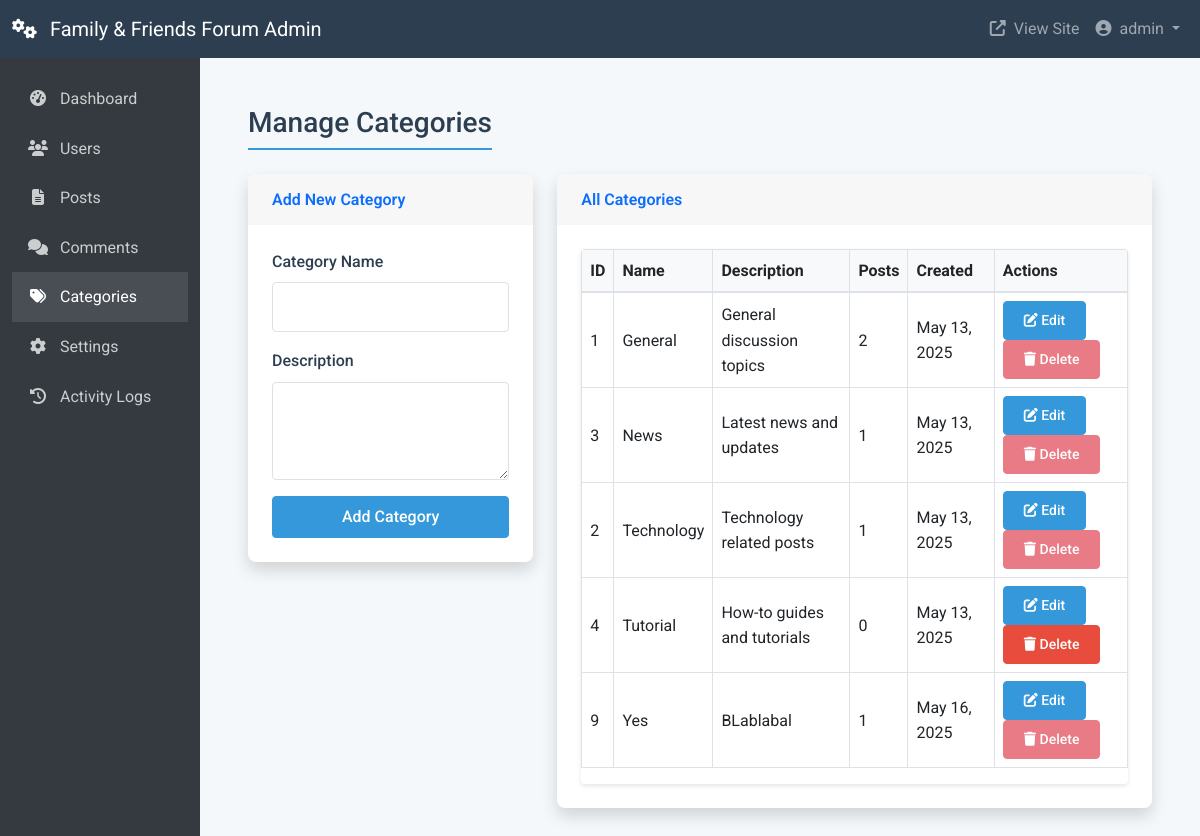
Screenshot of /admin/categories.php (signed in) with the database file from the repository.
### tables this page shows
CREATE TABLE `categories` (
  `id` int NOT NULL,
  `name` varchar(50) NOT NULL,
  `description` text,
  `created_at` timestamp NULL DEFAULT CURRENT_TIMESTAMP
);

### admin/controllers/categories_controller.php (called while the page is built, shortened)
<?php
class CategoriesController {
    private $pdo;
    public function __construct($pdo) {
        $this->pdo = $pdo;
    }
    public function getAllCategories() {
        $stmt = $this->pdo->prepare(
            "SELECT c.*, COUNT(p.id) as post_count
             FROM categories c
             LEFT JOIN posts p ON c.id = p.category_id
             GROUP BY c.id
             ORDER BY c.name ASC"
        );
        $stmt->execute();
        return $stmt->fetchAll(PDO::FETCH_ASSOC);
    }
}

### admin/categories.php (the view, shortened to what this page needs)
<?php
require_once '../includes/db.php';
require_once 'controllers/categories_controller.php';
$pdo = new PDO(
    "mysql:host=" . DB_HOST . ";dbname=" . DB_NAME,
    DB_USER,
    DB_PASS,
    array(PDO::ATTR_ERRMODE => PDO::ERRMODE_EXCEPTION)
);
$categoriesController = new CategoriesController($pdo);
$edit_category = null;
$categories = $categoriesController->getAllCategories();
include 'header.php';
?>
<div class="container-fluid py-4">
    <div class="d-flex justify-content-between align-items-center mb-4">
        <h1 class="h3 mb-0 text-gray-800">Manage Categories</h1>
    </div>
    <div class="row">
        <div class="col-md-4">
            <div class="card shadow mb-4">
                <div class="card-header py-3">
                    <h6 class="m-0 font-weight-bold text-primary">
                        <?php echo $edit_category ? 'Edit Category' : 'Add New Category'; ?>
                    </h6>
                </div>
                <div class="card-body">
                    <form action="" method="post">
                        <div class="mb-3">
                            <label for="name" class="form-label">Category Name</label>
                            <input type="text" class="form-control" id="name" name="name" value="<?php echo isset($name) ? htmlspecialchars($name) : ''; ?>" required>
                        </div>
                        <div class="mb-3">
                            <label for="description" class="form-label">Description</label>
                            <textarea class="form-control" id="description" name="description" rows="3"><?php echo isset($description) ? htmlspecialchars($description) : ''; ?></textarea>
                        </div>
                        <div class="d-grid">
                            <button type="submit" class="btn btn-primary">
                                <?php echo $edit_category ? 'Update Category' : 'Add Category'; ?>
                            </button>
                        </div>
                    </form>
                </div>
            </div>
        </div>
        <div class="col-md-8">
            <div class="card shadow mb-4">
                <div class="card-header py-3">
                    <h6 class="m-0 font-weight-bold text-primary">All Categories</h6>
                </div>
                <div class="card-body">
                    <?php if (empty($categories)): ?>
                        <p class="text-center">No categories found.</p>
                    <?php else: ?>
                        <div class="table-responsive">
                            <table class="table table-bordered" id="categoriesTable" width="100%" cellspacing="0">
                                <thead>
                                    <tr>
                                        <th>ID</th>
                                        <th>Name</th>
                                        <th>Description</th>
                                        <th>Posts</th>
                                        <th>Created</th>
                                        <th>Actions</th>
                                    </tr>
                                </thead>
                                <tbody>
                                    <?php foreach ($categories as $category): ?>
                                        <tr>
                                            <td><?php echo $category['id']; ?></td>
                                            <td><?php echo htmlspecialchars($category['name']); ?></td>
                                            <td>
                                                <?php
                                                    echo !empty($category['description'])
                                                        ? htmlspecialchars(substr($category['description'], 0, 50)) . (strlen($category['description']) > 50 ? '...' : '')
                                                        : '<em>No description</em>';
                                                ?>
                                            </td>
                                            <td><?php echo $category['post_count']; ?></td>
                                            <td><?php echo date('M j, Y', strtotime($category['created_at'])); ?></td>
                                            <td>
                                                <a href="categories.php?action=edit&id=<?php echo $category['id']; ?>" class="btn btn-sm btn-primary">
                                                    <i class="fas fa-edit"></i> Edit
                                                </a>
                                                <?php if ($category['post_count'] == 0): ?>
                                                    <a href="javascript:void(0);" onclick="confirmDelete(<?php echo $category['id']; ?>)" class="btn btn-sm btn-danger">
                                                        <i class="fas fa-trash"></i> Delete
                                                    </a>
                                                <?php else: ?>
                                                    <button class="btn btn-sm btn-danger" disabled title="Cannot delete category with posts">
                                                        <i class="fas fa-trash"></i> Delete
                                                    </button>
                                                <?php endif; ?>
                                            </td>
                                        </tr>
                                    <?php endforeach; ?>
                                </tbody>
                            </table>
                        </div>
                    <?php endif; ?>
                </div>
            </div>
        </div>
    </div>
</div>
<?php include 'footer.php'; ?>

### assets/css/style.css (style rules this page uses)
:root { --primary-color: #3498db; --secondary-color: #2ecc71; --accent-color: #f39c12; --dark-color: #2c3e50; --light-color: #ecf0f1; --danger-color: #e74c3c; --success-color: #27ae60; --text-color: #333333; --text-muted: #7f8c8d; --border-color: #e0e0e0; --card-shadow: 0 4px 6px rgba(0, 0, 0, 0.1); }
body { min-height: 100vh; display: flex; flex-direction: column; font-family: 'Roboto', sans-serif; color: var(--text-color); background-color: #f5f8fa; line-height: 1.6; }
h1, h2, h3, h4, h5, h6 { font-weight: 600; margin-bottom: 1rem; color: var(--dark-color); }
h1 { font-size: 2.2rem; border-bottom: 2px solid var(--primary-color); padding-bottom: 0.5rem; margin-bottom: 1.5rem; }
.btn-primary { background-color: var(--primary-color); border-color: var(--primary-color); }
.btn-danger { background-color: var(--danger-color); border-color: var(--danger-color); }
.btn { border-radius: 4px; padding: 0.5rem 1.25rem; font-weight: 500; transition: all 0.3s ease; }
.card { box-shadow: var(--card-shadow); border: none; transition: transform 0.2s, box-shadow 0.2s; border-radius: 8px; overflow: hidden; }
.card-header { border-bottom: none; padding: 1rem 1.5rem; }
.card-body { padding: 1.5rem; }
.form-control, .form-select { border-radius: 4px; padding: 0.75rem 1rem; border-color: var(--border-color); transition: all 0.2s; }
label.form-label { font-weight: 500; margin-bottom: 0.5rem; color: var(--dark-color); }
.table-responsive { border-radius: 4px; box-shadow: 0 2px 4px rgba(0,0,0,0.1); }
.table th { background-color: #f8f9fa; border-bottom: 2px solid #dee2e6; }
.table td { vertical-align: middle; }
.table a { text-decoration: none; }

### rows the page displays
categories: id "1", name "General", description "General discussion topics", post_count "2", created_at "May 13, 2025", shows "Delete"
categories: id "3", name "News", description "Latest news and updates", post_count "1", created_at "May 13, 2025", shows "Delete"
categories: id "2", name "Technology", description "Technology related posts", post_count "1", created_at "May 13, 2025", shows "Delete"
categories: id "4", name "Tutorial", description "How-to guides and tutorials", post_count "0", created_at "May 13, 2025"
categories: id "9", name "Yes", description "BLablabal", post_count "1", created_at "May 16, 2025", shows "Delete"

### other values shown
SITE_NAME "Family & Friends Forum"
$_SESSION['username'] "admin"
